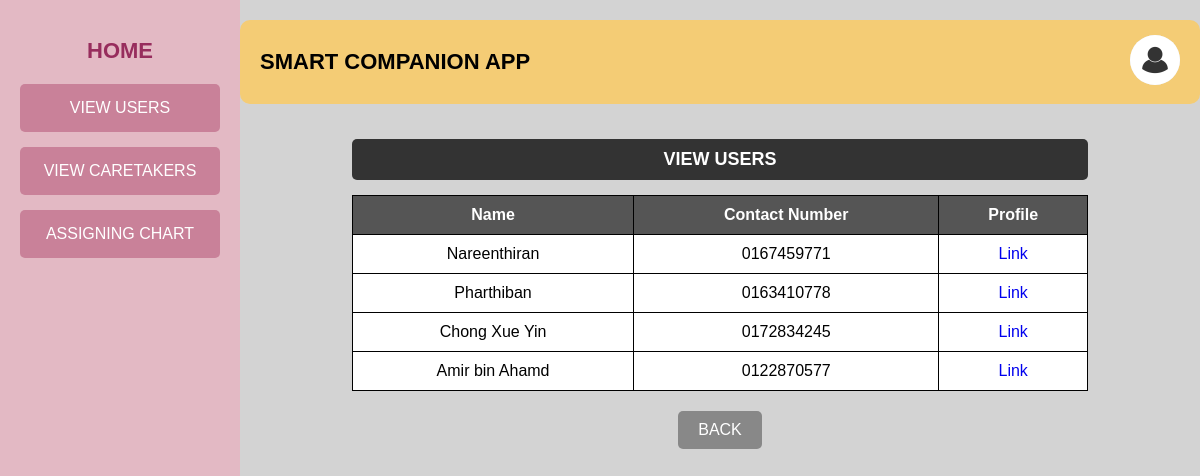
The page /aviewusers on the database as committed earlier.
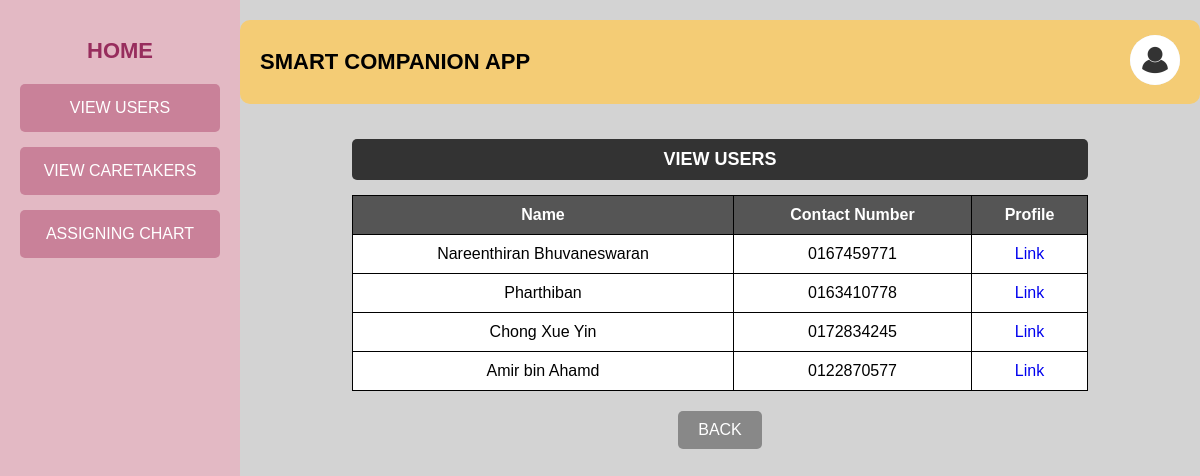
The same page on the database as committed later.
### tables this page shows
CREATE TABLE user (
            id INTEGER PRIMARY KEY AUTOINCREMENT,
            name TEXT NOT NULL,
            age TEXT NOT NULL,
            gender TEXT NOT NULL,
            username TEXT NOT NULL,
            password TEXT NOT NULL,
            ph_num TEXT NOT NULL
        );

### app.py (the view)
@app.route("/aviewusers", methods=["GET", "POST"])
def aviewusers():
    db= get_db()
    cursor = db.cursor()
    admin_id = session.get('admin_id')
    str_admin_id = str(admin_id)
    with open("static/img_log/admin/"+ str_admin_id + ".txt", "r") as file:
        image_name = str(file.read())
        image_url= url_for('static', filename='uploads/'+ image_name)
    cursor.execute("SELECT * FROM user ")
    patient_list = cursor.fetchall()  # Fetch all matching rows
    db.close()
    return render_template("admin/viewuser.html", image_url=image_url, contacts=patient_list)

### app.py (called while the page is built)
def get_db():
    if 'db' not in g:
        g.db = sqlite3.connect('project.db')
        g.db.row_factory = sqlite3.Row
    return g.db

### templates/Admin/viewuser.html (shortened to what this page needs)
<!DOCTYPE html>
<html lang="en">
<head>
    <link rel="stylesheet" href="static/contact.css">
</head>
<body>
    <div class="container">
        <div class="sidebar">
            <a href="{{ url_for('admin') }}"><h2>HOME</h2></a>
            <a href="{{ url_for('aviewusers') }}"><button class="nav-btn">VIEW USERS</button></a>
            <a href="{{ url_for('aviewcare') }}"><button class="nav-btn">VIEW CARETAKERS</button></a>
            <a href="{{ url_for('assign') }}"><button class="nav-btn">ASSIGNING CHART</button></a>
        </div>
        <div class="main-content">
            <div class="header">
                <h1>SMART COMPANION APP</h1>
                <div class="user-profile">
                    <a href="{{ url_for('adminprofile') }}"><img src="{{ image_url }}" alt="Profile Picture" class="profile-img"></a>
                </div>
            </div>
           <div class="contacts-section">
            <h2 class="contacts-title">VIEW USERS</h2>
            <table class="contacts-table">
                <tr>
                    <th>Name</th>
                    <th>Contact Number</th>
                    <th>Profile</th>
                </tr>
                {% for contact in contacts %}
                <tr>
                    <td>{{ contact[1] }}</td>
                    <td>{{ contact[6] }}</td>
                    <td><a href="/aviewuserprofile?p_id={{ contact[0] }}">Link</td>
                </tr>
                {% endfor %}
            </table>
        </div>
        <div class="buttons">
            <a href="{{ url_for('admin') }}"><button class="back-btn">BACK</button></a>
        </div>
    </div>
</div>
</body>
</html>

Rows that differ between the two databases and show on the page:
changed user: name "Nareenthiran" → "Nareenthiran Bhuvaneswaran"
